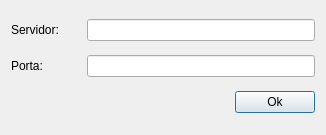
<?xml version="1.0" encoding="UTF-8"?>
<ui version="4.0">
 <class>Dialog</class>
 <widget class="QDialog" name="Dialog">
  <property name="geometry">
   <rect>
    <x>0</x>
    <y>0</y>
    <width>326</width>
    <height>135</height>
   </rect>
  </property>
  <property name="windowTitle">
   <string>Adicionar Servidor Fme</string>
  </property>
  <layout class="QGridLayout" name="gridLayout">
   <item row="2" column="0">
    <spacer name="horizontalSpacer">
     <property name="orientation">
      <enum>Qt::Horizontal</enum>
     </property>
     <property name="sizeHint" stdset="0">
      <size>
       <width>343</width>
       <height>20</height>
      </size>
     </property>
    </spacer>
   </item>
   <item row="0" column="0" colspan="2">
    <layout class="QHBoxLayout" name="horizontalLayout_5">
     <item>
      <widget class="QLabel" name="label_5">
       <property name="sizePolicy">
        <sizepolicy hsizetype="Minimum" vsizetype="Preferred">
         <horstretch>0</horstretch>
         <verstretch>0</verstretch>
        </sizepolicy>
       </property>
       <property name="minimumSize">
        <size>
         <width>70</width>
         <height>0</height>
        </size>
       </property>
       <property name="text">
        <string>Servidor:</string>
       </property>
      </widget>
     </item>
     <item>
      <widget class="QLineEdit" name="serverLe"/>
     </item>
    </layout>
   </item>
   <item row="1" column="0" colspan="2">
    <layout class="QHBoxLayout" name="horizontalLayout_2">
     <item>
      <widget class="QLabel" name="label_2">
       <property name="sizePolicy">
        <sizepolicy hsizetype="Minimum" vsizetype="Preferred">
         <horstretch>0</horstretch>
         <verstretch>0</verstretch>
        </sizepolicy>
       </property>
       <property name="minimumSize">
        <size>
         <width>70</width>
         <height>0</height>
        </size>
       </property>
       <property name="text">
        <string>Porta:</string>
       </property>
      </widget>
     </item>
     <item>
      <widget class="QLineEdit" name="portLe"/>
     </item>
    </layout>
   </item>
   <item row="2" column="1">
    <widget class="QPushButton" name="okBtn">
     <property name="text">
      <string>Ok</string>
     </property>
    </widget>
   </item>
  </layout>
 </widget>
 <tabstops>
  <tabstop>serverLe</tabstop>
  <tabstop>portLe</tabstop>
  <tabstop>okBtn</tabstop>
 </tabstops>
 <resources/>
 <connections/>
</ui>
